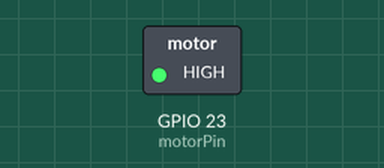
The sketch below on a simulated ESP32. Parts: switched loads named in the sketch (green lamp = pin HIGH).

Above: at 0.05 s.
At 4.0 s:
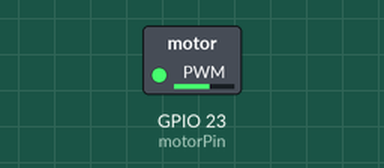
At 8.0 s:
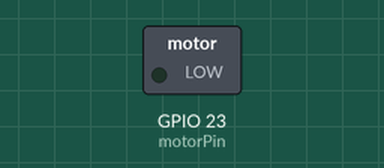
Timing chart, 0 to 10.4 s (numbered marks = the images above):
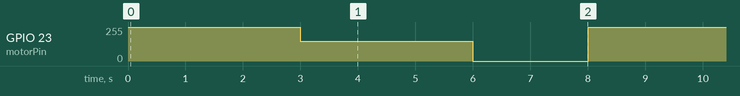

The sketch:

motor_code_gear.ino
```cpp
const int motorPin = 23;

void setup() {
  pinMode(motorPin, OUTPUT);
  ledcAttach(motorPin, 5000, 8);            // 5kHz frequency, 8-bit resolution (0-255)
}

void loop() {
  ledcWrite(motorPin, 255); // Full Speed
  delay(3000);

  ledcWrite(motorPin, 150); // Medium Speed
  delay(3000);

  ledcWrite(motorPin, 0);   // Stop
  delay(2000);
}
```

Measured:
- by itself, GPIO 23 (motorPin): repeats every 8.0 s: 149/255 3.0 s, 0/255 2.0 s, 255/255 3.0 s
